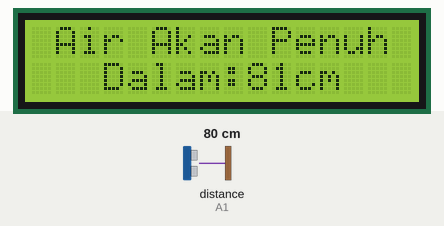
Simulated run of this sketch. Board: Arduino Uno, built with avr-gcc and run on an emulated ATmega328P. Shown: 16×2 character LCD. The inputs (shaded band) are chosen by the test bench; at power-on: distance to the obstacle (sensor on A1) 80 cm. The echo pulse lasts 58.3 µs per cm; what the sketch prints to the serial monitor is not drawn.

Above: at 3.2 s.
3.3 s: distance to the obstacle (sensor on A1) set to 35 cm
At 4.1 s:
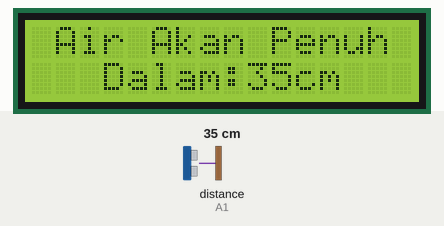
6.3 s: distance to the obstacle (sensor on A1) set to 2 cm
At 6.8 s:
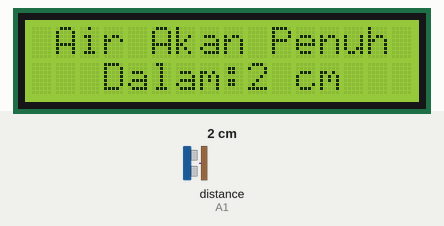
7.9 s: distance to the obstacle (sensor on A1) set to 4 cm
At 8.3 s:
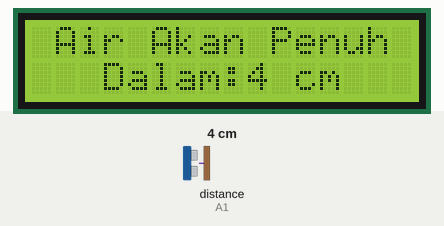
Timing chart, 0 to 10.9 s (numbered marks = the images above; inputs shaded):
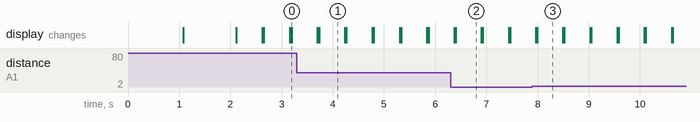

Measured:
- after the input at 3.3 s, the display: first differs from a run without the input after 0.43 s (image 1)
- after the input at 6.3 s, the display: first differs from a run without the input after 0.10 s (image 2)
- what the display in image 1 shows lasts 0.5 s, from 3.7 s to 4.2 s

The sketch:

Ultrasonik_pakai_LCD.ino
```cpp
#include <NewPing.h>
#include <Wire.h>
#include <LiquidCrystal_I2C.h>
LiquidCrystal_I2C lcd(0x27, 16, 2);
#define TRIGGER_PIN  A0  // Arduino pin tied to trigger pin on the ultrasonic sensor.
#define ECHO_PIN     A1  // Arduino pin tied to echo pin on the ultrasonic sensor.
#define MAX_DISTANCE 200 // Maximum distance we want to ping for (in centimeters). Maximum sensor distance is rated at 400-500cm.
NewPing sonar(TRIGGER_PIN, ECHO_PIN, MAX_DISTANCE); // NewPing setup of pins and maximum distance.
void setup() {
  lcd.begin(16,2);
  lcd.backlight();
  Serial.begin(9600);
  lcd.setCursor(2,0);
  lcd.print("Rizky Proyek");
  lcd.display();
  delay(1000);
  lcd.noDisplay();
  delay(1000);
  lcd.display();


}
void loop() {
  lcd.setCursor(1,0);
  lcd.print("Air Akan Penuh");
  lcd.setCursor(3,1);
  lcd.print("Dalam: ");
  lcd.setCursor(9,1);
  lcd.print(sonar.ping_cm());
  Serial.println(sonar.ping_cm());
  lcd.setCursor(11,1);
  lcd.print("cm");

  delay(500);
  lcd.clear();
}
```
